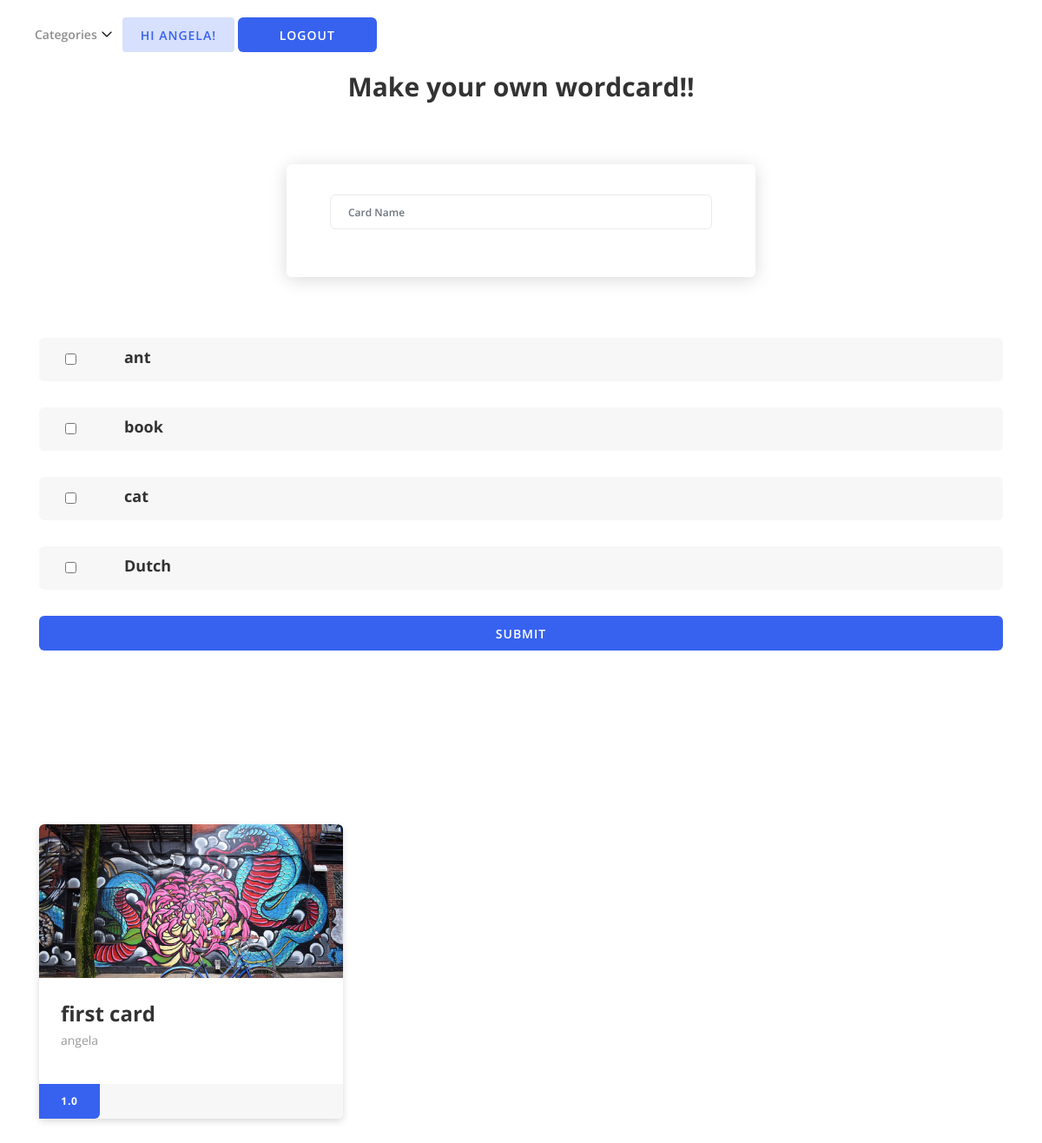
The app's page /word/card/ (signed in), older data.
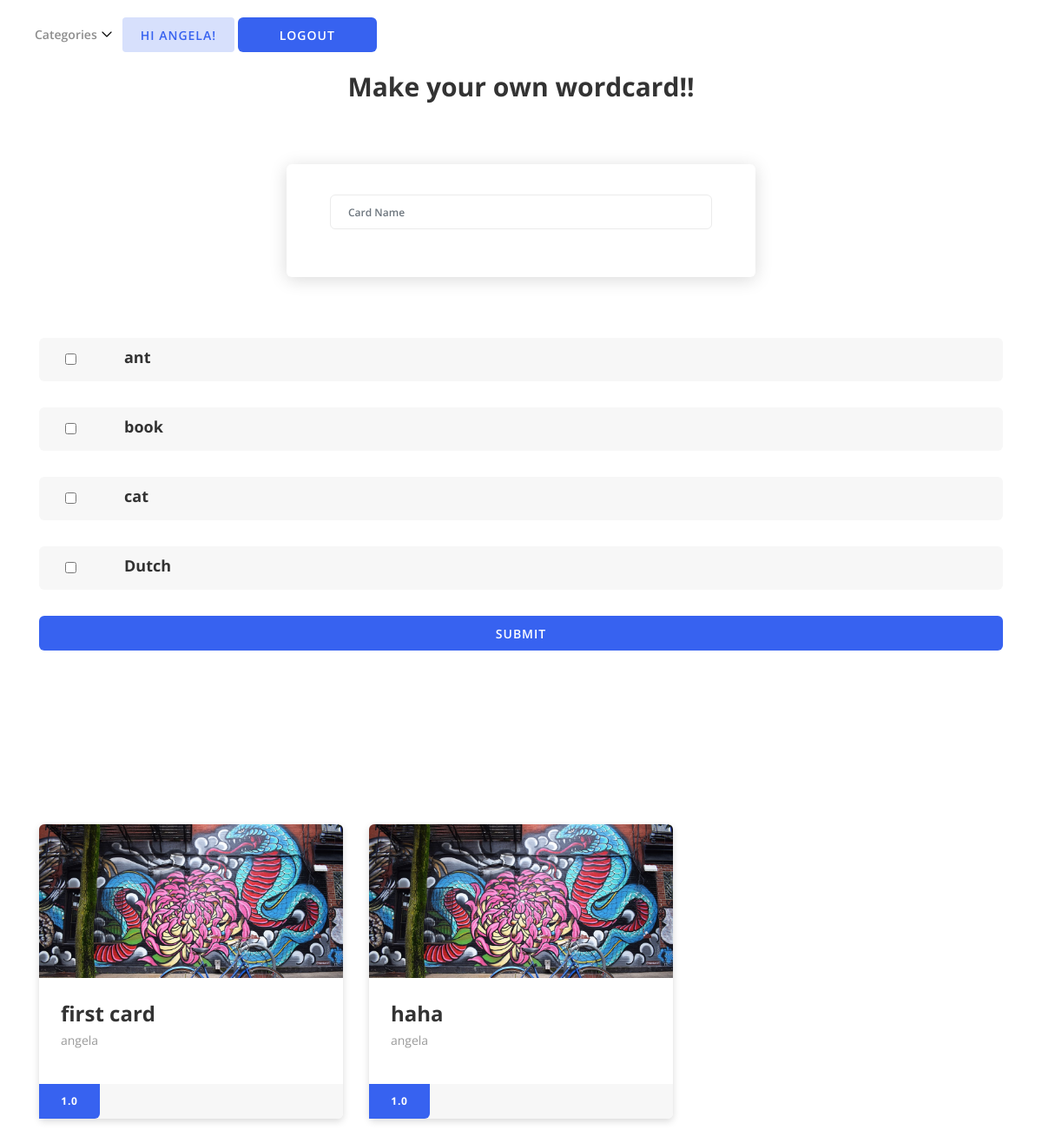
The same page, newer data.
### word/models.py (models this page shows)
class Word(models.Model):
	name = models.CharField(max_length=64,blank = True)
	definition = models.CharField(max_length=64,blank = True)
	def __str__(self):
		return self.name

class Card(models.Model):
	name = models.CharField(max_length=64,blank = True)
	corpercent = models.FloatField(default = 1,blank = True)
	testtime = models.IntegerField(default = 0)
	author = models.ForeignKey(settings.AUTH_USER_MODEL, on_delete=models.CASCADE, blank = False, related_name = "provider")
	word = models.ForeignKey(Word, on_delete=models.CASCADE, blank = False)

### word/views.py (the view, shortened to what this page needs)
# urls.py: path('card/',views.card,name ='card'),
@login_required(login_url='/account/register/')
def card(request):
	all_word = Word.objects.all()
	check_word = []
	author = request.user
	card_name = ""
	get_card_name = Card.objects.filter(author=author).values_list('name', flat=True).distinct()
	card_corper = []
	for i in get_card_name:
		temp_word = Card.objects.filter(name=i)
		temp_score = 0
		for j in temp_word:
			temp_score += j.corpercent
		temp_score = round(temp_score/len(temp_word),2)
		card_corper.append(temp_score)
	all_thing = zip(get_card_name,card_corper)
	return render(request,"card.html",locals())

### templates/card.html (shortened to what this page needs)
 <!DOCTYPE html>
<html lang="en">
<head>
    <link rel="stylesheet" href="../../static/style.css">
</head>
<body>
    <header class="header-area">
        <div class="clever-main-menu">
            <div class="classy-nav-container breakpoint-off">
                <nav class="classy-navbar justify-content-between" id="cleverNav">
                    <div class="classy-menu">
                        <div class="classynav">
                            <ul>
                                <li><a href="#">Categories</a>
                                </li>
                            </ul>
                            <div class="register-login-area">
                                <a class="btn active">Hi {{ user.username }}!</a>
                                <button onclick="location.href='/account/logout'" class="btn clever-btn">Logout</button>
                            </div>
                        </div>
                    </div>
                </nav>
            </div>
        </div>
    </header>
    <section class="top-teacher-area section-padding-0-100">
        <div class="container">
            <div class="row">
                <div class="col-12">
                    <div class="section-heading">
                        <h3>Make your own wordcard!!</h3>
                    </div>
                </div>
            </div>
            <div class="row justify-content-center">
                    <div class="col-12 col-lg-6">
                        <div class="post-a-comments mb-70">
                            <form action="#" method="post">
                                <div class="row">
                                    <div class="col-12 col-lg-12">
                                        <div class="form-group">
                                            <input name = "card_name" type="text" class="form-control" id="text" placeholder="Card Name">
                                        </div>
                                    </div>
                                </div>
                        </div>
                    </div>
                </div>
            <div class="row">
                <div class="col-12 col-md-6 col-lg-12">
                        {% for i in all_word %}
                        <div class="single-instructor d-flex align-items-center mb-30" style="height:50px">
                            <div style="text-align:center; margin: 0px 30px 0px">
                                <input type="checkbox" value = "{{i}}" name = "{{i.id}}">
                            </div>
                            <div class="instructor-info">
                                <h5>{{i.name}} </h5>
                            </div>
                        </div>
                        {% endfor%}
                        <button class="btn clever-btn w-100" type= "submit" name = "create_card">submit</button>
                </div>
            </div>
        </div>
    </section>
    <section class="popular-courses-area section-padding-100">
        <div class="container">
            <div class="row">
                {% for i in all_thing%}
                <div class="col-12 col-md-6 col-lg-4">
                    <div class="single-popular-course mb-100 wow fadeInUp" data-wow-delay="250ms">
                        <img src="img/bg-img/c1.jpg" alt="">
                        <div class="course-content">
                            <h4>{{i.0}}</h4>
                            <div class="meta d-flex align-items-center">
                                <a href="#">{{request.user}}</a>
                            </div>
                        </div>
                        <div class="seat-rating-fee d-flex justify-content-between">
                            <div class="course-fee h-100">
                                <a href="#" class="free">{{i.1}}</a>
                            </div>
                        </div>
                    </div>
                </div>
                {% endfor %}
            </div>
        </div>
    </section>
</body>
</html>

Row changes from the older to the newer data that the page shows:
added Card: name "haha", {{ request.user }} "angela", corpercent "1.0"
